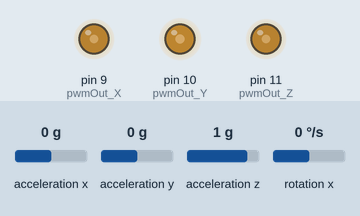
Simulated run of this sketch. Board: Arduino Nano, built with avr-gcc and run on an emulated ATmega328P. On the bench: output pins drawn as LEDs (lit = HIGH). Wiring (inferred from the names in the program): MPU-6050 motion sensor at I2C address 0x68. Inputs (shaded band) come from the test bench; at power-on: acceleration x 0 g, acceleration y 0 g, acceleration z 1 g, rotation x 0 °/s. What the sketch prints to the serial monitor is not drawn.

Above: at 1.2 s.
1.3 s: acceleration x set to -1.4 g
At 2.1 s:
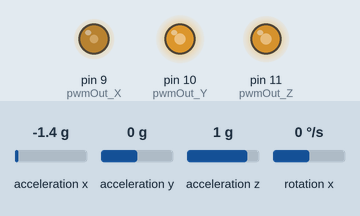
2.8 s: acceleration y set to -1.4 g
At 3.5 s:
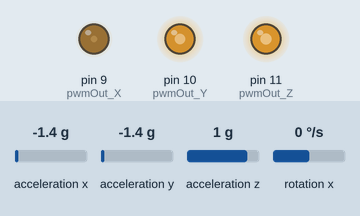
4.4 s: acceleration z set to -1.4 g
At 5.1 s:
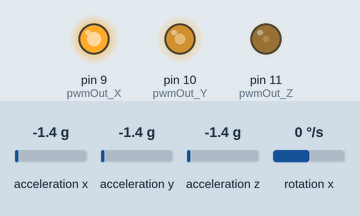
6.0 s: acceleration x set to 0 g
At 7.1 s:
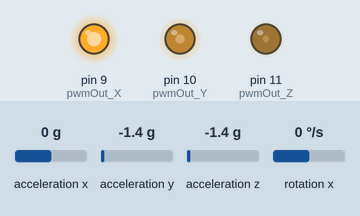
7.6 s: acceleration y set to -0.8 g
At 8.9 s:
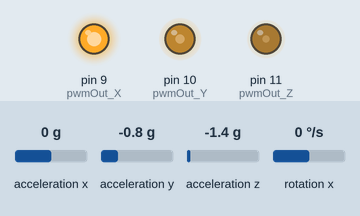
9.3 s: acceleration z set to 0 g
At 10.7 s:
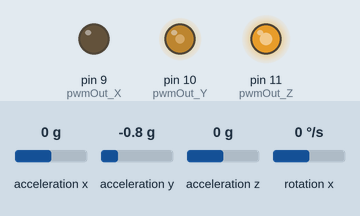
Timing chart, 0 to 11.9 s (numbered marks = the images above; inputs shaded):
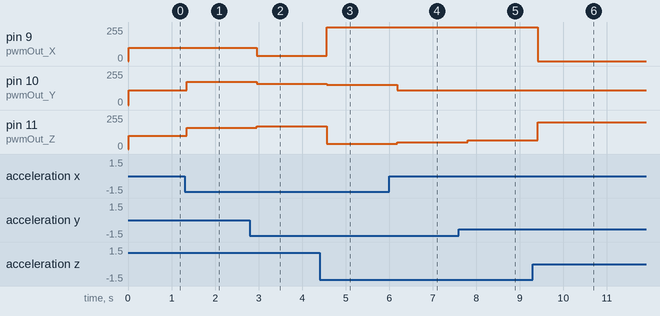

The sketch:

tesst4.ino
```cpp
// giải mã mpu6050 ra góc.
#include "mpu6050.h"
#define  PI 3.141592654
#define  RAD2DEC 57.29577951
uint8_t data;
uint8_t data_raw[13];
#define accel_factor 16384.0
#define gyro_factor 16.4
#define alpha 0.98
float Goc_lech_X,Goc_lech_Y,Goc_lech_Z ;// khai báo biến
float gyr_x, gyr_y,gyr_z;
float pwm_X, pwm_Y, pwm_Z,roll,pitch,yaw;
int pwmOut_X=9 ;
int pwmOut_Y=10 ;
int pwmOut_Z =11 ;
void setup() {
  // put your setup code here, to run once:
mpu6050();
Serial.begin(9600);


// set chân output pwm
pinMode(pwmOut_X, OUTPUT); //Set chân 9 là output
pinMode(pwmOut_Y, OUTPUT); //Set chân 10 là output
pinMode(pwmOut_Z, OUTPUT); //Set chân 11 là output
}

void loop() {
 // put your main code here, to run repeatedly:
// Goc_lech_X = map(get_accx(),-16384,16384,0,180.0);// giải mã giá trị MPU 6050 sang độ ở trục X
// Goc_lech_Y = map(get_accy(),-16384,16384,0,180.0);// giải mã giá trị MPU 6050 sang độ ở trục Y
// Goc_lech_Z = map(get_accz(),-16384,16384,0,180.0);// giải mã giá trị MPU 6050 sang độ ở trục Z
Goc_lech_X = get_accx();
Goc_lech_Y = get_accy();
Goc_lech_Z = get_accz();
gyr_x = get_gyrox();


//
roll = atan2(Goc_lech_Y,Goc_lech_Z)*RAD2DEC;

pitch = atan(-Goc_lech_X/sqrt(Goc_lech_Y*Goc_lech_Y+Goc_lech_Z*Goc_lech_Z))*RAD2DEC;

yaw = atan ( sqrt (Goc_lech_X * Goc_lech_X + Goc_lech_Y * Goc_lech_Y)/ Goc_lech_Z)* RAD2DEC;

//roll = alpha*(roll+gyr_x*0.01)+(1-alpha)*atan(Goc_lech_Y/Goc_lech_Z)*180/3.141592654;

Serial.print("Góc lệch X là :");Serial.print(roll);// in ra màng hình góc lệch
Serial.print(" Góc lệch Y là :");Serial.print(pitch);// in ra màng hình góc lệch
Serial.print(" Góc lệch Z là :");Serial.println(yaw);// in ra màng hình góc lệch

//pwm_X = map(roll, -180.00,180.00,0.0,200);
//pwm_Y = map(pitch,-180.00,180.00,0.0,221);// con này khác biệt tại thiết bị
//pwm_Z = map(yaw,-180.00,180.00,0.0,200);

pwm_X = map(roll, -90.00,90.00,0.0,200);
pwm_Y = map(pitch,-90.00,90.00,0.0,221);// con này khác biệt tại thiết bị
pwm_Z = map(yaw,-90.00,90.00,0.0,200);


  //Serial.print(" Xung X ");Serial.print(pwm_X);Serial.print("\n");


// xuất PWM ra chân trên arduino nano
analogWrite(pwmOut_X, pwm_X);//D9
analogWrite(pwmOut_Y, pwm_Y);// D10
analogWrite(pwmOut_Z, pwm_Z);//D11
Serial.print("\n");
Serial.print("   ////x_pwm :");Serial.print(pwm_X);
Serial.print(" y_pwm : ");Serial.print(pwm_Y);
Serial.print(" z_pwm : ");Serial.print(pwm_Z);
Serial.print("\n");


delay(200);


}
```

mpu6050.h
```cpp
#define   ACCEL_XOUT_H    0x3B
#define   ACCEL_XOUT_L    0x3C
#define   ACCEL_YOUT_H    0x3D
#define   ACCEL_YOUT_L    0x3E
#define   ACCEL_ZOUT_H    0x3F
#define   ACCEL_ZOUT_L    0x40
#define   TEMP_OUT_H      0x41
#define   TEMP_OUT_L      0x42
#define   GYRO_XOUT_H     0x43
#define   GYRO_XOUT_L     0x44
#define   GYRO_YOUT_H     0x45
#define   GYRO_YOUT_L     0x46
#define   GYRO_ZOUT_H     0x47
#define   GYRO_ZOUT_L     0x48
#define   ADDR_MPU6050     0x68
#include <Wire.h>
void mpu6050()
{
  Wire.begin();
  delay(10);
  Wire.beginTransmission(ADDR_MPU6050);
  Wire.write(0x1b);
  Wire.write(0b11000);
  Wire.endTransmission();


  Wire.beginTransmission(ADDR_MPU6050);
  Wire.write(0x6b);
  Wire.write(0x01);
  Wire.endTransmission();

}
int16_t getData_mpu6050(int8_t diachi)
{

  Wire.beginTransmission(ADDR_MPU6050);
  Wire.write(diachi);
  Wire.endTransmission();
  Wire.requestFrom(ADDR_MPU6050, 2);
  return (Wire.read() << 8) | Wire.read();
}

int16_t get_accx()
{
  return getData_mpu6050(ACCEL_XOUT_H);
}
int16_t get_accy()
{
  return getData_mpu6050(ACCEL_YOUT_H);
}
int16_t get_accz()
{
  return getData_mpu6050(ACCEL_ZOUT_H);
}
int16_t get_gyrox()
{
  return getData_mpu6050(GYRO_XOUT_H );
}
int16_t get_gyroy()
{
  return getData_mpu6050(GYRO_YOUT_H );
}

int16_t get_gyroz()
{
  return getData_mpu6050(GYRO_ZOUT_H );
}
```

Measured:
- after the input at 1.3 s, pin 10 (pwmOut_Y): 110/255 → 176/255 after 0.05 s; pin 11 (pwmOut_Z): 100/255 → 160/255 after 0.05 s
- after the input at 2.8 s, pin 9 (pwmOut_X): 100/255 → 40/255 after 0.16 s; pin 10 (pwmOut_Y): 176/255 → 158/255 after 0.16 s; pin 11 (pwmOut_Z): 160/255 → 170/255 after 0.16 s
- after the input at 4.4 s, pin 9 (pwmOut_X): 40/255 → 255/255 after 0.17 s; pin 10 (pwmOut_Y): 158/255 → 153/255 after 0.17 s; pin 11 (pwmOut_Z): 170/255 → 40/255 after 0.17 s
- after the input at 6.0 s, pin 10 (pwmOut_Y): 153/255 → 110/255 after 0.19 s; pin 11 (pwmOut_Z): 40/255 → 50/255 after 0.19 s
- after the input at 7.6 s, pin 11 (pwmOut_Z): 50/255 → 67/255 after 0.20 s
- after the input at 9.3 s, pin 9 (pwmOut_X): 255/255 → 0/255 after 0.12 s; pin 11 (pwmOut_Z): 67/255 → 200/255 after 0.12 s
